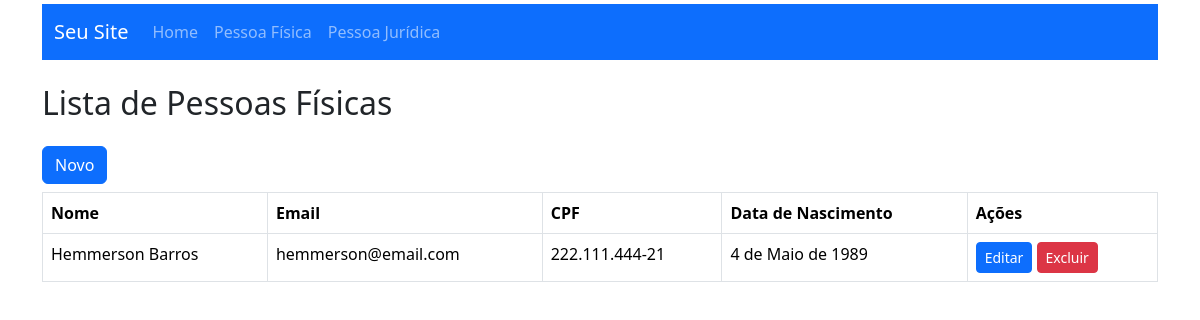
The page /main/pessoa_fisica/lista/ on the database its author committed.
### main/models.py (models this page shows)
class Pessoa(models.Model):
    nome = models.CharField(max_length=100, null=False)
    email = models.EmailField(max_length=100, null=False)
    class Meta:
        abstract = True

class PessoaFisica(Pessoa):
    cpf = models.CharField(max_length=14, unique=True)
    data_nascimento = models.DateField()

### main/views.py (the view)
# urls.py: path('pessoa_fisica/lista/', views.listaPessoaFisica, name='lista_pessoa_fisica'),
def listaPessoaFisica(request):
    listaPF = PessoaFisica.objects.all()
    return render(request, 'pf_list.html', {'listapessoafisica': listaPF})

### main/templates/pf_list.html
{% extends 'base.html' %}
{% block content %}
  <div class="container mt-4">
    <h2>Lista de Pessoas Físicas</h2>
    <div class="mt-4 mb-2">
      <a class="btn btn-primary" href="{% url 'novo_pessoa_fisica' %}">Novo</a>
    </div>
    <table class="table table-bordered">
      <thead>
        <tr>
          <th>Nome</th>
          <th>Email</th>
          <th>CPF</th>
          <th>Data de Nascimento</th>
          <th>Ações</th>
        </tr>
      </thead>
      <tbody>
        {% for pessoa_fisica in listapessoafisica %}
          <tr>
            <td>{{ pessoa_fisica.nome }}</td>
            <td>{{ pessoa_fisica.email }}</td>
            <td>{{ pessoa_fisica.cpf }}</td>
            <td>{{ pessoa_fisica.data_nascimento }}</td>
            <td>
              <a href="{% url 'update_pessoa_fisica' id=pessoa_fisica.id %}" class="btn btn-primary btn-sm">Editar</a>
              <a href="{% url 'delete_pessoa_fisica' id=pessoa_fisica.id %}" class="btn btn-danger btn-sm">Excluir</a>
            </td>
          </tr>
        {% endfor %}
      </tbody>
    </table>
  </div>
{% endblock %}

### rows shown on the page
PessoaFisica: nome "Hemmerson Barros", email "hemmerson@email.com", cpf "222.111.444-21", data_nascimento "4 de Maio de 1989"
